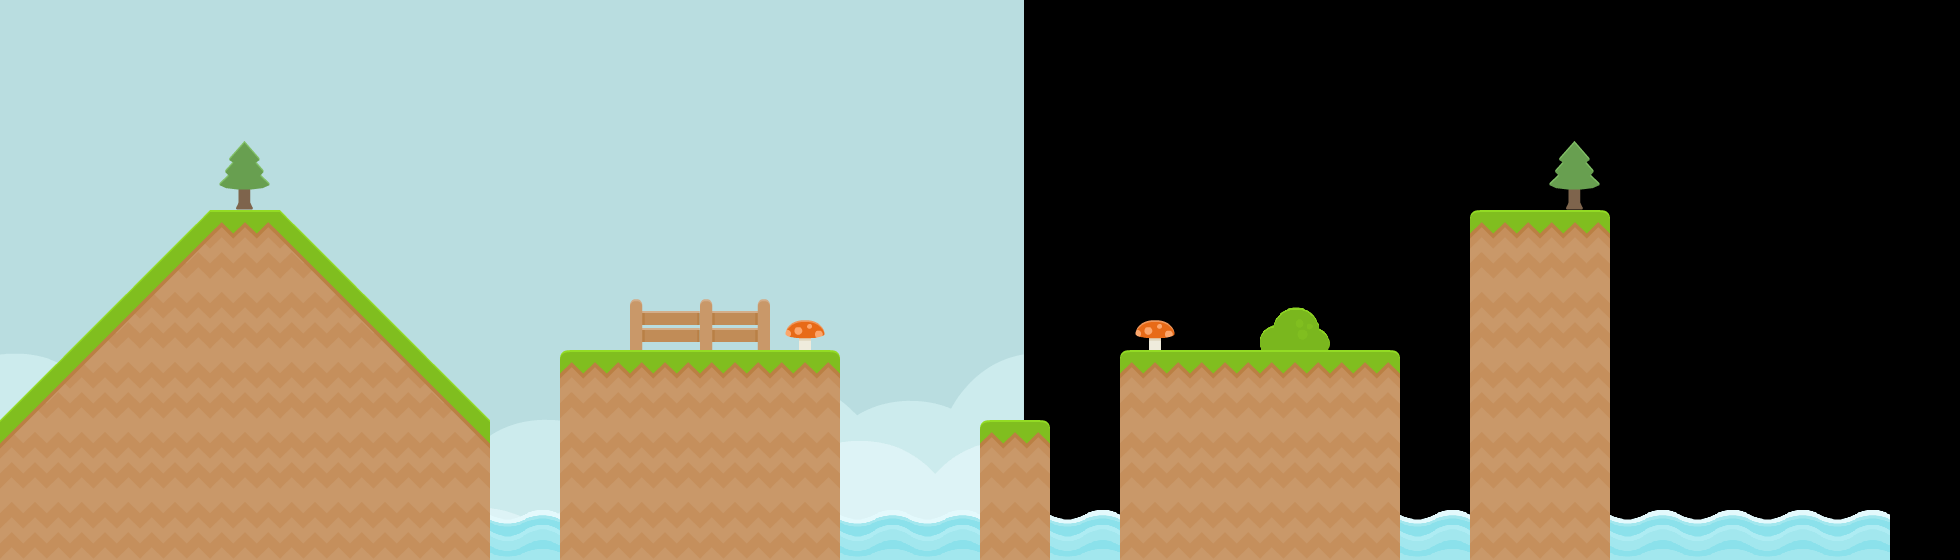

This is a level from a 2D game, rendered from its Tiled map with the project's own tilesets. A one-line summary and the map file follow, with tile-layer data summarised:
An orthogonal 28x8 tile map with 70x70 px tiles, 3 tile layers (tiles_background, tiles_terrain, tiles_foreground), 2 image layers and 14 objects (5x GRASS, 2x clickable, 2x effect_leafs, 2x flier, start, ...).

<map version="1.0" orientation="orthogonal" renderorder="right-down" width="28" height="8" tilewidth="70" tileheight="70" nextobjectid="166">
 <properties>
  <property name="blocks" value="stone_1x2_triangle_left,stone_square_small_triangle_left,wood_square_small_triangle_left" />
  <property name="music" value="happy_level" />
 </properties>
 <tileset firstgid="1" name="tiles" tilewidth="70" tileheight="70" spacing="4" margin="2" tilecount="117">
  <image source="../../graphics/tiles.png" width="962" height="666" />
  <tile id="114">
   <animation>
    <frame tileid="114" duration="100" />
    <frame tileid="115" duration="100" />
    <frame tileid="116" duration="100" />
    <frame tileid="115" duration="100" />
   </animation>
  </tile>
 </tileset>
 <imagelayer name="background_b" x="1024" y="-300">
  <image source="../../graphics/backgrounds/colored_grass.png" />
 </imagelayer>
 <imagelayer name="background_a" y="-300">
  <image source="../../graphics/backgrounds/colored_grass.png" />
 </imagelayer>
 <layer name="tiles_background" width="30" height="8">
  <data>[240 cells, 14 non-empty, 4 distinct tile ids]</data>
 </layer>
 <layer name="tiles_terrain" width="30" height="8">
  <data>[240 cells, 65 non-empty, 9 distinct tile ids]</data>
 </layer>
 <layer name="tiles_foreground" width="30" height="8">
  <data>[240 cells, 2 non-empty, 2 distinct tile ids]</data>
 </layer>
 <objectgroup name="terrain">
  <object id="156" type="GRASS" x="1470" y="560">
   <polygon points="0,0 0,-350 140,-350 140,0" />
  </object>
  <object id="157" type="GRASS" x="1120" y="350">
   <polygon points="0,0 280,0 280,210 0,210" />
  </object>
  <object id="158" type="GRASS" x="980" y="420">
   <polygon points="0,0 70,0 70,140 0,140" />
  </object>
  <object id="159" type="GRASS" x="560" y="350">
   <polygon points="0,0 280,0 280,210 0,210" />
  </object>
  <object id="160" type="GRASS" x="0" y="420">
   <polygon points="0,0 210,-210 280,-210 490,0 490,140 0,140" />
  </object>
 </objectgroup>
 <objectgroup name="entities">
  <properties>
   <property name="blocks" value="wood_square_small_triangle_left,stone_square_small_triangle_left,stone_square" />
   <property name="music" value="happy_level" />
  </properties>
  <object id="4" name="start" type="start" x="700" y="280" width="70" height="70" />
  <object id="5" name="target" type="target" x="1190" y="280" width="70" height="70" />
  <object id="149" type="clickable" x="1137.5" y="315" width="35" height="35">
   <properties>
    <property name="effect" value="mushroom_red" />
   </properties>
  </object>
  <object id="163" type="clickable" x="787.5" y="315" width="35" height="35">
   <properties>
    <property name="effect" value="mushroom_red" />
   </properties>
  </object>
 </objectgroup>
 <objectgroup name="background_effects">
  <object id="11" type="effect_clouds" x="350" y="0" width="1540" height="140" />
 </objectgroup>
 <objectgroup name="foreground_effects">
  <object id="164" type="effect_leafs" x="1277.5" y="332.5" width="38" height="13" />
  <object id="165" type="effect_leafs" x="1277.5" y="315" width="38" height="13" />
 </objectgroup>
 <objectgroup name="npc">
  <object id="153" type="flier" x="630" y="192.5" width="350" height="140">
   <properties>
    <property name="skin" value="fly" />
   </properties>
  </object>
  <object id="162" type="flier" x="980" y="192.5" width="350" height="140">
   <properties>
    <property name="skin" value="fly" />
   </properties>
  </object>
 </objectgroup>
</map>
